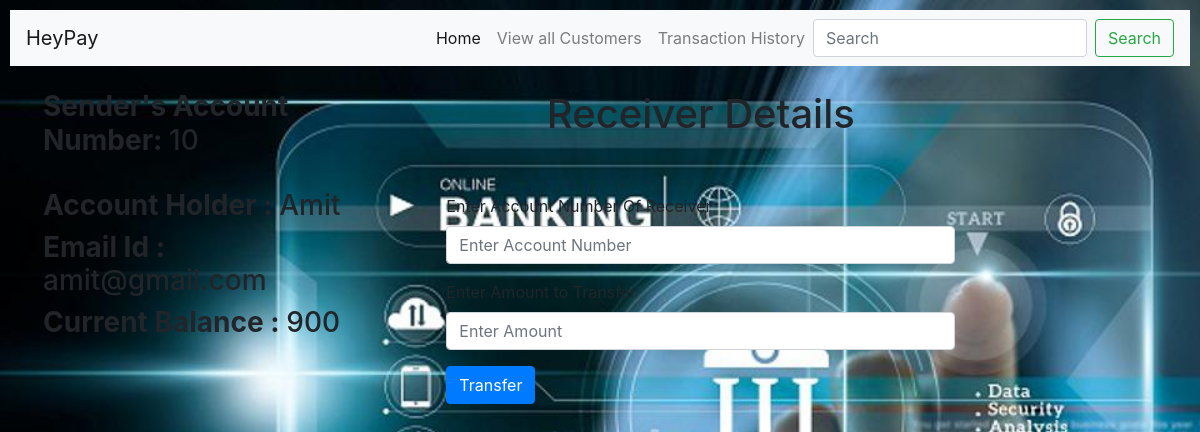
The app's page /bank/10/ with its own data.
### bank/models.py (models this page shows, shortened)
class Customer(models.Model):
    Acc_No = models.IntegerField(max_length=200, primary_key=True)
    Account_Holder = models.CharField(max_length=200)
    Email_Id = models.EmailField(max_length=200)
    Current_Balance=models.IntegerField(max_length=200)

### bank/views.py (the view)
# urls.py: path('<int:Acc>/',views.Trans,name='Trans'),
def Trans(request,Acc):
    custom=Customer.objects.filter(Acc_No=Acc)
    context={'custom':custom,'Acc_No':Acc}
    return render(request, 'Transaction.html',context)

### Templates/Transaction.html (shortened to what this page needs)
{% extends 'Base.html' %}
{% load static %}
{% block content %}
    <body>
        <div class="row">
    <div class="col-sm-4 px-5">
    <h3><b>Sender's Account Number: </b>{{Acc_No}}</h3>
    <br>
        {% for d in custom %}
        <h3><b>Account Holder : </b>{{d.Account_Holder}}</h3>
        <h3><b>Email Id : </b>{{d.Email_Id}}</h3>
        <h3><b>Current Balance : </b>{{d.Current_Balance}}</h3>
        {% endfor %}
    </div>
    <div class="col-sm-6 px-5">
        <h1 align="center" class="pb-5">Receiver Details</h1>
        <form action="/bank/Transhis/" method="POST">{% csrf_token %}
            <div class="form-group">
              <label for="exampleInputEmail1">Enter Account Number Of Receiver</label>
              <input type="text" class="form-control" id="exampleInputEmail1" name="recv_AccNo" aria-describedby="emailHelp" placeholder="Enter Account Number">
            </div>
            <div class="form-group">
              <label for="exampleInputPassword1">Enter Amount to Transfer</label>
              <input type="text" class="form-control" id="exampleInputPassword1" name="Amt_to_transfer" placeholder="Enter Amount">
            </div>
            <input type="submit" class="btn btn-primary" value="Transfer">
          </form>
    </div>
        </div>
    </body>
{% endblock content %}

### Templates/Base.html (style rules this page uses)
#bg { background-repeat: no-repeat; background-size: 100%; background-attachment: fixed; }

### Templates/Transaction.html (style rules this page uses)
body { padding: 10px; }

### records on screen
Customer: Account_Holder "Amit", Email_Id "amit@gmail.com", Current_Balance "900"

### other values on screen
{{ Acc_No }} "10"
